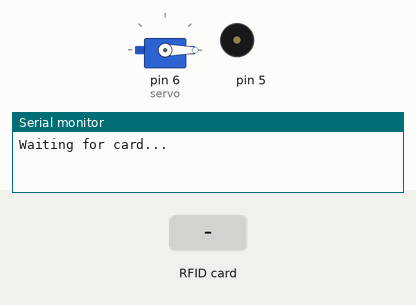
This sketch was run on a simulated Arduino Uno, built with avr-gcc and run on an emulated ATmega328P. Parts: servo, buzzer (waves = sounding), the last lines printed to the serial monitor. Inputs (shaded band) come from the test bench.

Above: at 1.2 s.
1.3 s: RFID card 5E 7A 19 C4 held to the reader
At 1.7 s:
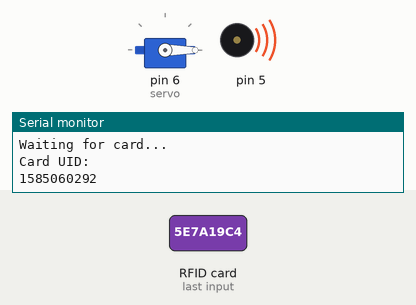
Timing chart, 0 to 4.3 s (numbered marks = the images above; inputs shaded):
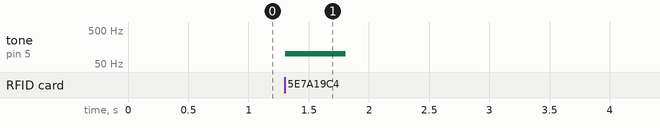

The sketch:

pr.ino
```cpp
#include <Servo.h>
#include <SPI.h>
#include <MFRC522.h> // библиотека "RFID".
#define SS_PIN 10
#define RST_PIN 9
MFRC522 mfrc522(SS_PIN, RST_PIN);
unsigned long uidDec, uidDecTemp;  // для храниения номера метки в десятичном формате
Servo servo;
void setup() {
  Serial.begin(9600);
  Serial.println("Waiting for card...");
  SPI.begin();  //  инициализация SPI / Init SPI bus.
  mfrc522.PCD_Init();     // инициализация MFRC522 / Init MFRC522 card.
  servo.attach(6);
  servo.write(0);  // устанавливаем серву в закрытое сосотояние
}
void loop() {
  // Поиск новой метки
  if ( ! mfrc522.PICC_IsNewCardPresent()) {
    return;
  }
  // Выбор метки
  if ( ! mfrc522.PICC_ReadCardSerial()) {
    return;
  }
  uidDec = 0;
  // Выдача серийного номера метки.
  for (byte i = 0; i < mfrc522.uid.size; i++)
  {
    uidDecTemp = mfrc522.uid.uidByte[i];
    uidDec = uidDec * 256 + uidDecTemp;
  }
  Serial.println("Card UID: ");
  Serial.println(uidDec); // Выводим UID метки в консоль.
  if (uidDec == 1474400309 || uidDec == 4277757331) // Сравниваем Uid метки, если он равен заданому то серва открывает.
  {
    tone(5, 200, 500);
    servo.write(90); // Поворациваем серву на угол 90 градусов(Отпираем какой либо механизм: задвижку, поворациваем ключ и т.д.)
   delay(6000); // пауза 3 сек и механизм запирается.
    tone(5, 500, 500);
  }

  servo.write(0);  // устанавливаем серву в закрытое сосотояние


  if (uidDec != 1474400309 || uidDec != 4277757331) //rfid карты (были выведены в консоль)
  {
    tone (5, 100, 500);
  }
}
```

Measured:
- after the input at 1.3 s, tone on pin 5: silent → 100 Hz at once, → silent 0.50 s later
